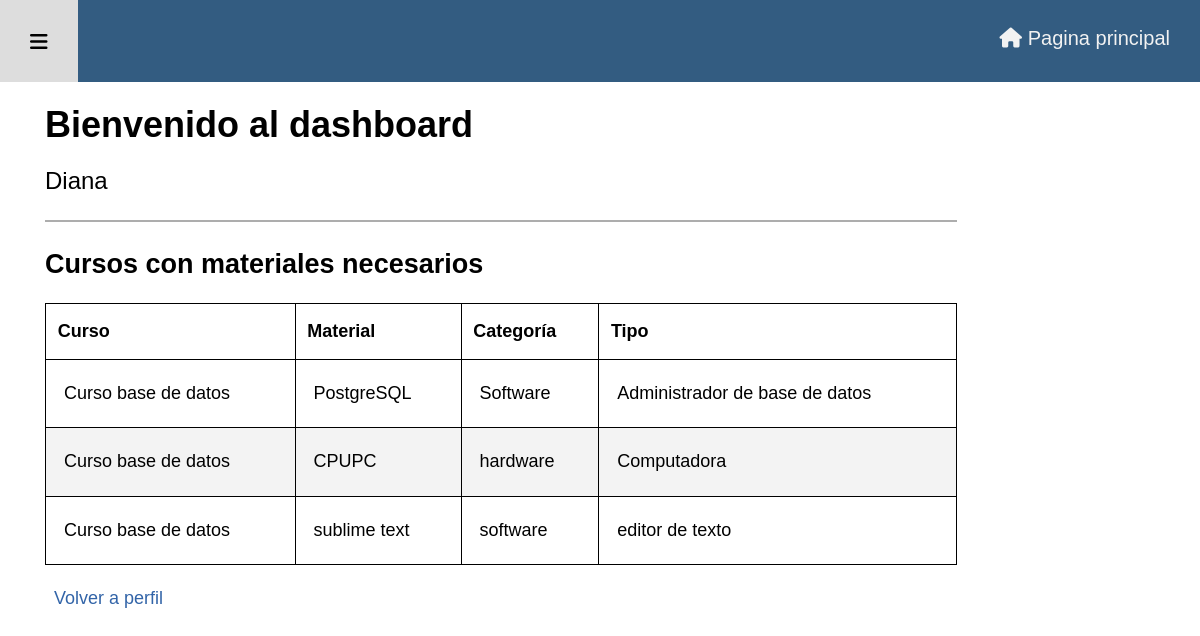
Screenshot of /admin/perfil.php?direccion=materiales&materiales_curso=5 (signed in) with the database file from the repository.
### tables this page shows
CREATE TABLE IF NOT EXISTS `materiales_y_curso` (
  `id_mc` int(11) NOT NULL AUTO_INCREMENT,
  `id_materiales` int(11) NOT NULL,
  `id_curso` int(11) NOT NULL,
  PRIMARY KEY (`id_mc`),
  KEY `fk_curso` (`id_curso`),
  KEY `fk_materiales` (`id_materiales`)
);

CREATE TABLE IF NOT EXISTS `curso` (
  `id_curso` int(3) NOT NULL AUTO_INCREMENT,
  `nombre_curso` varchar(255) NOT NULL,
  `descripcion` text NOT NULL,
  `dificultad` varchar(255) NOT NULL,
  `id_area` int(11) NOT NULL,
  `fecha` date NOT NULL,
  `imagen` text NOT NULL,
  `ci_profesor` int(11) NOT NULL,
  `id_modalidad` int(11) NOT NULL,
  `id_horario` int(11) NOT NULL,
  PRIMARY KEY (`id_curso`),
  KEY `fk_area` (`id_area`),
  KEY `fk_prof` (`ci_profesor`),
  KEY `fk_horario` (`id_horario`),
  KEY `fk_modalidad` (`id_modalidad`)
);

CREATE TABLE IF NOT EXISTS `material_curso` (
  `id_materiales` int(11) NOT NULL AUTO_INCREMENT,
  `nombre` varchar(255) NOT NULL,
  `categoría` varchar(255) NOT NULL,
  `tipo` varchar(255) NOT NULL,
  PRIMARY KEY (`id_materiales`)
);

### admin/admin_includes/materiales_necesarios.php (the view, shortened to what this page needs)
<table>
    <thead>
        <tr>
        <th>Curso</th>
        <th>Material</th>
        <th>Categoría</th>
        <th>Tipo</th>
        </tr>
    </thead>
    <tbody>
<?php
    echo "<h2>Cursos con materiales necesarios</h2>";
    if (isset($_GET['materiales_curso'])) {
        $id_materiales_url = $_GET['materiales_curso'];
        $query = "SELECT id_mc, curso.nombre_curso, material_curso.nombre, material_curso.categoría, material_curso.tipo FROM materiales_y_curso ";
        $query .= "INNER JOIN curso ON materiales_y_curso.id_curso = curso.id_curso ";
        $query .= "INNER JOIN material_curso ON materiales_y_curso.id_materiales = material_curso.id_materiales ";
        $query .= "WHERE materiales_y_curso.id_curso = ?";
        $stmt = mysqli_stmt_init($conexion);
        $preparar = mysqli_stmt_prepare($stmt, $query);
        if(!$preparar) {
            die('Query fallido' . mysqli_error($conexion));
        } else {
        mysqli_stmt_bind_param($stmt, "i", $id_materiales_url);
        mysqli_stmt_execute($stmt);
        $seleccionar_materiales = mysqli_stmt_get_result($stmt);
        while ($fila = mysqli_fetch_assoc($seleccionar_materiales)) {
            $nombre_curso = $fila['nombre_curso'];
            $nombre_material = $fila['nombre'];
            $categoría = $fila['categoría'];
            $tipo = $fila['tipo'];
            echo "<tr>";
            echo "<td>$nombre_curso</td>";
            echo "<td>$nombre_material</td>";
            echo "<td>$categoría</td>";
            echo "<td>$tipo</td>";
            echo "</tr>";
        }
    }
    }
?>
</tbody>
</table>
<div>
    <a class="boton-activo" href="perfil.php">Volver a perfil</a>
</div>

### admin/adm_estilos/estilo-admin.css (style rules this page uses)
html { font-family: 'Josefin Sans', Arial; src: url(adm_fuentes/JosefinSans-VariableFont_wght.ttf); }
body { background-color: white; margin: 0; font-size: 1.125rem; font-weight: 400; line-height: 1.75em; }
table { table-layout: auto; width: 100%; margin: 1em 0; border-collapse: collapse; }
table, td, th { padding: .65em; border: black 1px solid ; }
table thead tr { text-align: left; }
table tbody tr:nth-of-type(even) { background-color: #f3f3f3; }
.tabla-perfil th, td { padding: 1em; text-align: left; }
.boton-activo { text-decoration: none; color: #3264a8; padding: .5em; }

### rows the page displays
materiales_y_curso: id_curso.nombre_curso "Curso base de datos", id_materiales.nombre "PostgreSQL", id_materiales.categoría "Software", id_materiales.tipo "Administrador de base de datos"
materiales_y_curso: id_curso.nombre_curso "Curso base de datos", id_materiales.nombre "CPUPC", id_materiales.categoría "hardware", id_materiales.tipo "Computadora"
materiales_y_curso: id_curso.nombre_curso "Curso base de datos", id_materiales.nombre "sublime text", id_materiales.categoría "software", id_materiales.tipo "editor de texto"

### other values shown
$_SESSION['usuario'] "Diana"
